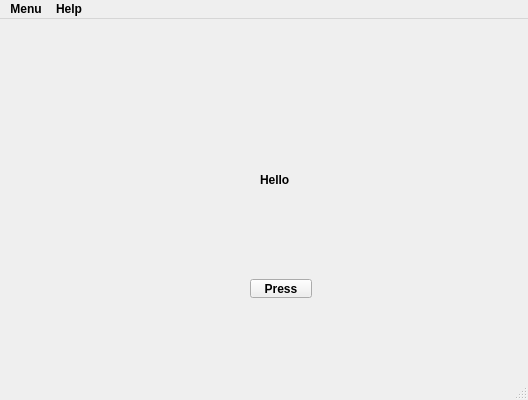
<?xml version="1.0" encoding="UTF-8"?>
<ui version="4.0">
 <class>MainWindow</class>
 <widget class="QMainWindow" name="MainWindow">
  <property name="geometry">
   <rect>
    <x>0</x>
    <y>0</y>
    <width>528</width>
    <height>400</height>
   </rect>
  </property>
  <property name="font">
   <font>
    <weight>75</weight>
    <bold>true</bold>
    <underline>false</underline>
   </font>
  </property>
  <property name="windowTitle">
   <string>MainWindow</string>
  </property>
  <widget class="QWidget" name="centralwidget">
   <widget class="QPushButton" name="button1">
    <property name="geometry">
     <rect>
      <x>250</x>
      <y>260</y>
      <width>62</width>
      <height>19</height>
     </rect>
    </property>
    <property name="text">
     <string>Press</string>
    </property>
   </widget>
   <widget class="QLabel" name="label1">
    <property name="geometry">
     <rect>
      <x>260</x>
      <y>150</y>
      <width>71</width>
      <height>21</height>
     </rect>
    </property>
    <property name="text">
     <string>Hello</string>
    </property>
   </widget>
  </widget>
  <widget class="QMenuBar" name="menubar">
   <property name="geometry">
    <rect>
     <x>0</x>
     <y>0</y>
     <width>528</width>
     <height>20</height>
    </rect>
   </property>
   <widget class="QMenu" name="menuTrain_Controller">
    <property name="title">
     <string>Menu</string>
    </property>
    <addaction name="actionHello"/>
   </widget>
   <widget class="QMenu" name="menuHow_to_Use">
    <property name="title">
     <string>Help</string>
    </property>
   </widget>
   <addaction name="menuTrain_Controller"/>
   <addaction name="menuHow_to_Use"/>
  </widget>
  <widget class="QStatusBar" name="statusbar"/>
  <action name="actionHello">
   <property name="text">
    <string>Hello</string>
   </property>
  </action>
 </widget>
 <resources/>
 <connections/>
</ui>
